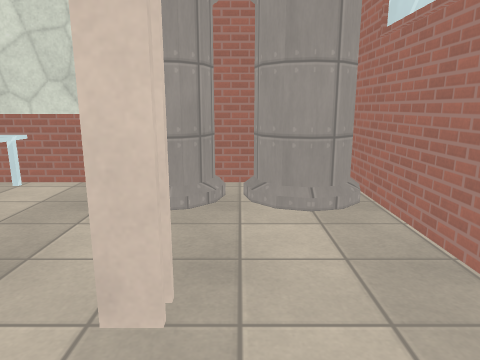
View 1 (above)

16 first-person views from a walk through a 3-D level made in the Godot game engine. The camera is 1.4 m above the floor, tilts 12° down and sees 70° across. The floor is counted in squares, 0.5 m on a side. Each view is taken from the middle of a square. On the plan, view 1 faces up. The plan holds only what a view shows up to about 20 squares ahead; the rest is blank. Surface patterns are stand-ins for the level's own textures.

View 2
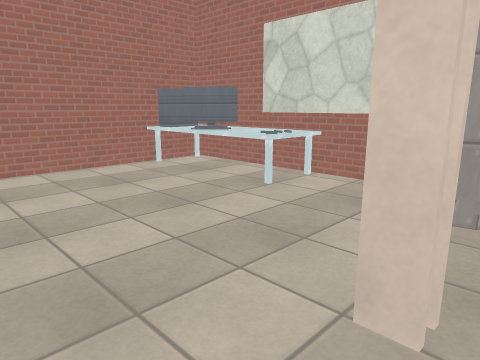

View 3
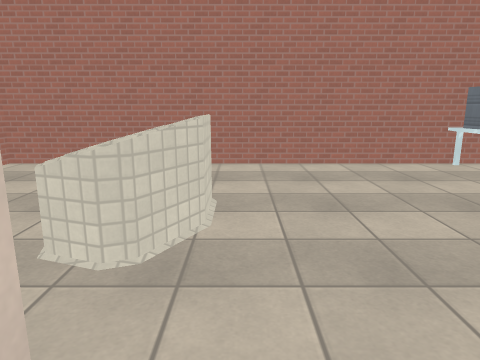

View 4
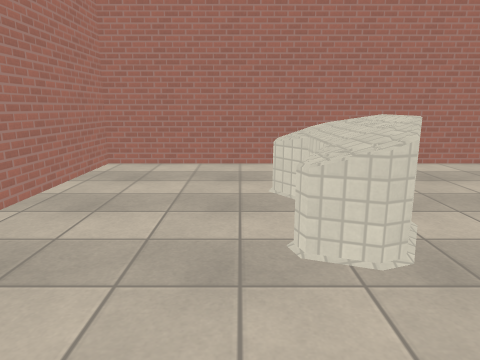

View 5
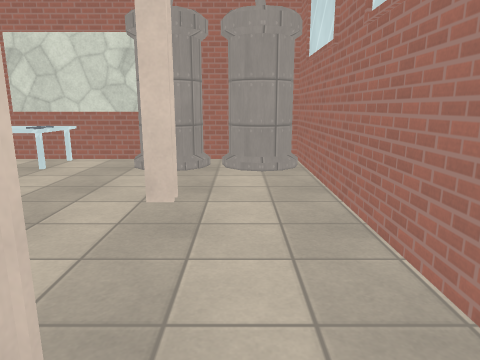

View 6
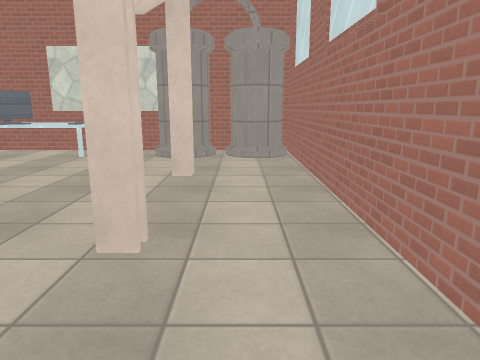

View 7
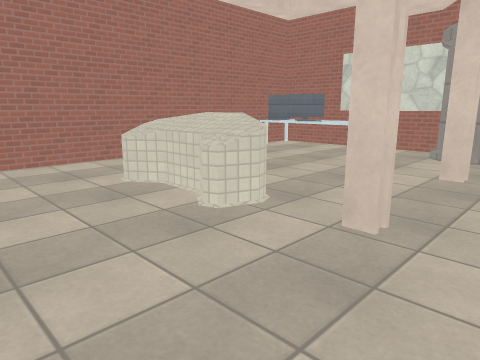

View 8
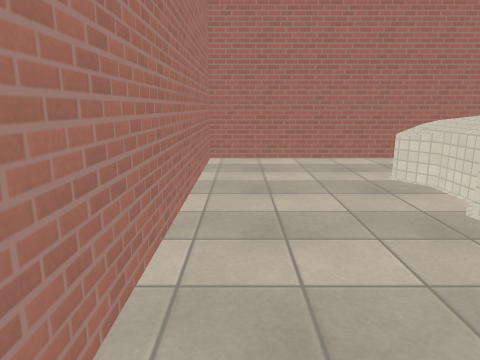

View 9
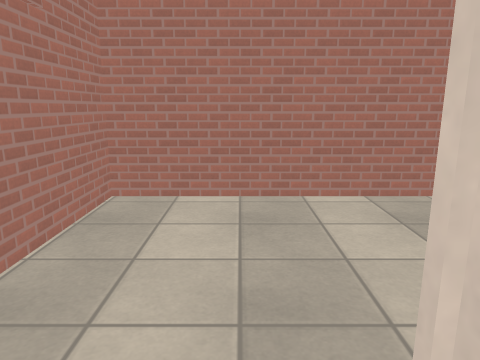

View 10
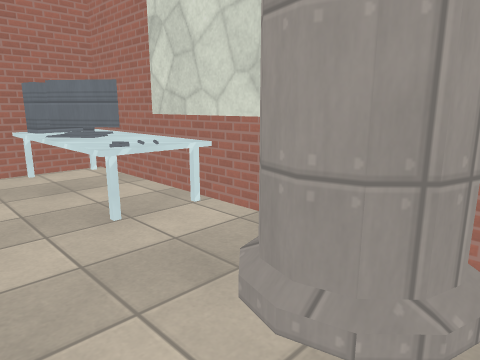

View 11
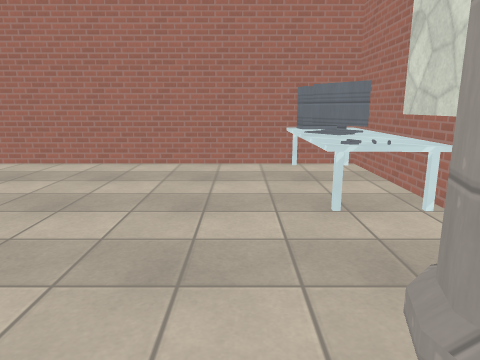

View 12
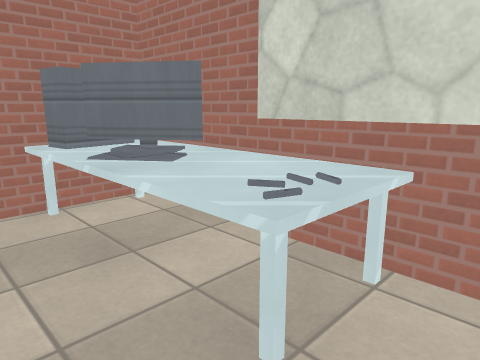

View 13
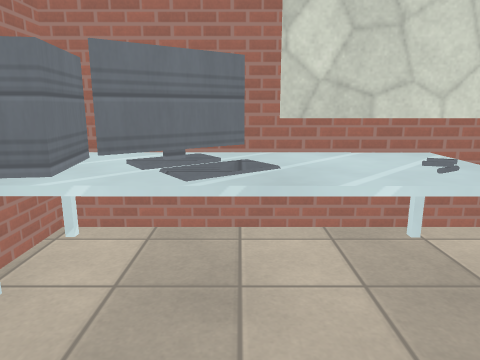

View 14
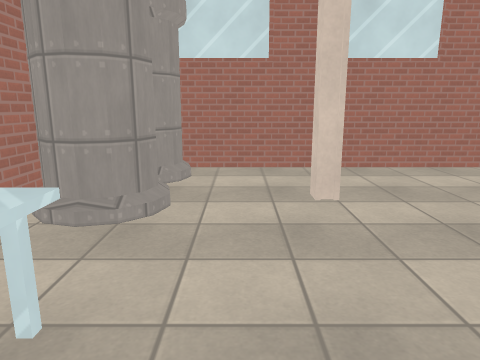

View 15
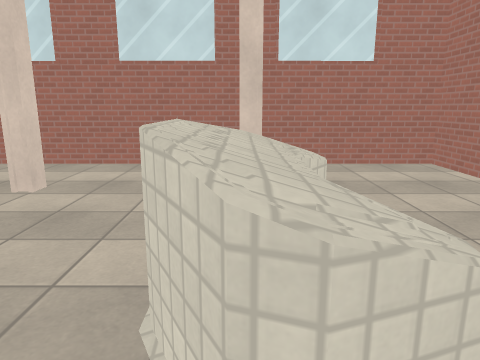

View 16
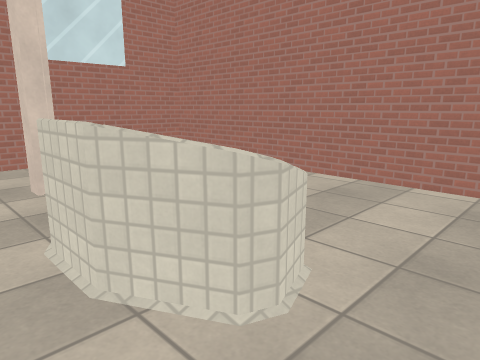

### Floor plan
Key: @ floor where view 1 was taken; # wall or solid block; . floor; = window, fence, low wall or low ledge; ^ raised ledge; T table; B block; M monitor.
Columns run from 16 left of view 1 to 4 right of it. Each row starts with its distance up from view 1.
 13 #####TTT#####  ###
 12 TBTMMTTTT...#  #.#
 11 TBMMMTTTT...#  #.#
 10 TBMTTTTTT...####.####
  9 #TTTTTTTT....##.....#
  8 #...................#
  7 #...................#
  6 #...................#
  5 #.............##....#
  4 #.............##....#
  3 #...................#
  2 #...................#
  1 #...................#
  0 #...............@...#
 -1 #...................#
 -2 #.....^^^^^.........#
 -3 #....^^^^^^^..##....#
 -4 #....^^^^^^^..##....#
 -5 #....==...==........#
 -6 #...................#
 -7 #...................#
 -8 #...................#
 -9 #...................#
-10 #...................#
-11 #...................#
-12 #...................#
-13 #####################

Positions as (right, up) in squares from view 1, and headings:
1: (0, 0), facing up
2: (0, 0), facing up-left
3: (1, -1), facing left
4: (1, -6), facing left
5: (1, -6), facing up
6: (1, -10), facing up
7: (2, -11), facing up-left
8: (3, -11), facing left
9: (0, -2), facing down
10: (0, 6), facing up-left
11: (1, 7), facing left
12: (-6, 7), facing up-left
13: (-12, 5), facing up
14: (-12, 7), facing right
15: (-13, -3), facing right
16: (-14, 0), facing down-right
